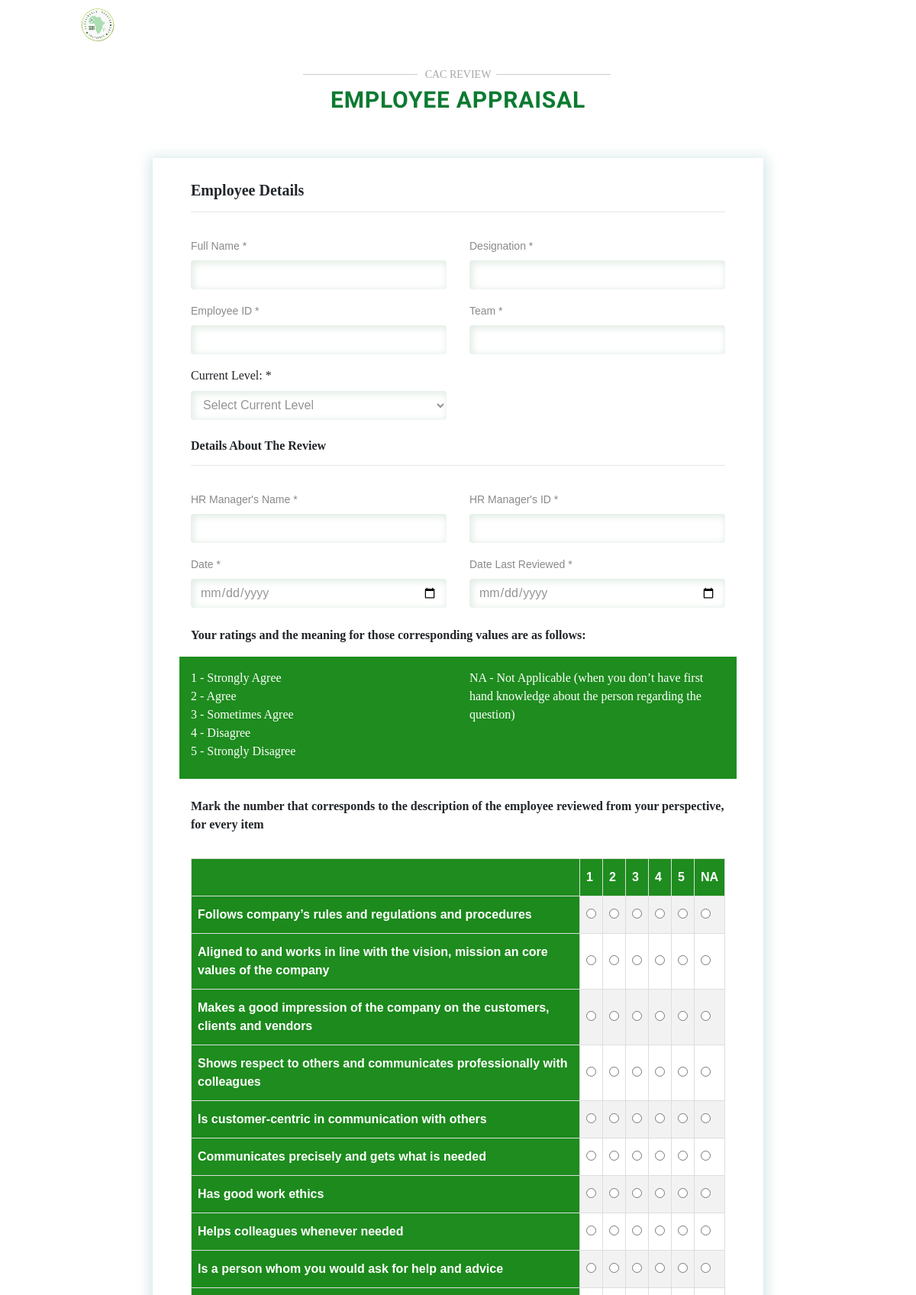
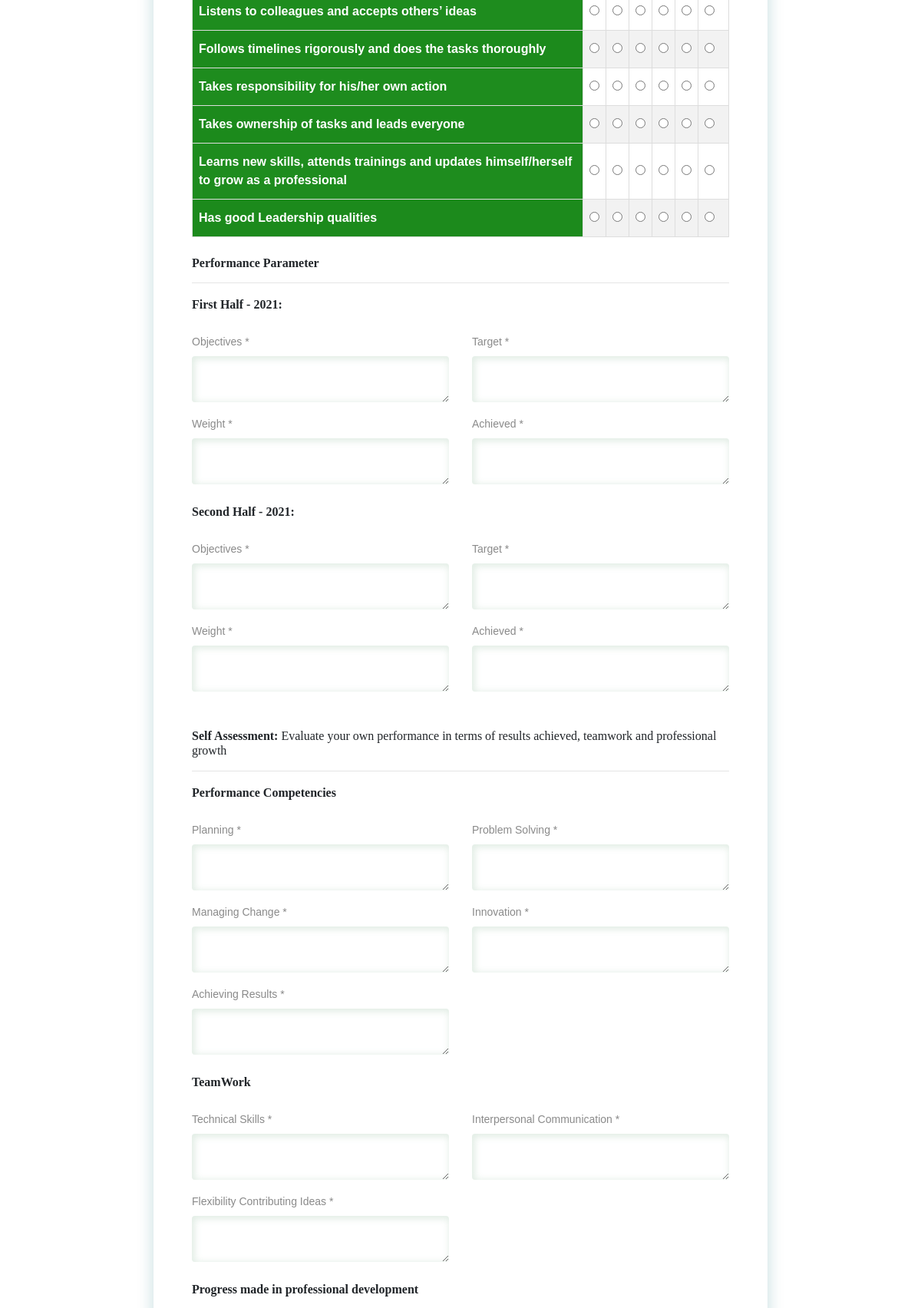
The page /staff_appr2.php (signed in, upper part) on the database its author committed (2 pictures, top to bottom).
### tables this page shows
CREATE TABLE `questions` (
  `question_id` int(100) NOT NULL,
  `name` text NOT NULL,
  `category_id` int(200) NOT NULL,
  `date_added` datetime NOT NULL
);

### functions.php (called while the page is built, shortened)
<?php
include 'dbconn.php';
function getQstcat1() {
  global $conn;
  $query = "SELECT * FROM questions WHERE category_id = '1' ";
  $exec = $conn->query($query);
  $fetch = $exec->fetchAll();
  return $fetch;
}
function getQstcat2() {
  global $conn;
  $query = "SELECT * FROM questions WHERE category_id = '2' ";
  $exec = $conn->query($query);
  $fetch = $exec->fetchAll();
  return $fetch;
}
function getQstcat3() {
  global $conn;
  $query = "SELECT * FROM questions WHERE category_id = '3' ";
  $exec = $conn->query($query);
  $fetch = $exec->fetchAll();
  return $fetch;
}
function getQstcat6() {
  global $conn;
  $query = "SELECT * FROM questions WHERE category_id = '6' ";
  $exec = $conn->query($query);
  $fetch = $exec->fetchAll();
  return $fetch;
}
function getQstcat7() {
  global $conn;
  $query = "SELECT * FROM questions WHERE category_id = '7' ";
  $exec = $conn->query($query);
  $fetch = $exec->fetchAll();
  return $fetch;
}
?>

### staff_appr2.php (the view, shortened to what this page needs)
<?php
include 'functions.php';
if(isset($_SESSION['user'])) {
?>
<!DOCTYPE html>
<html lang="en">
<head>
    <link rel="stylesheet" href="assets/css/bootstrap.min.css">
    <link rel="stylesheet" href="assets/css/animate.css">
    <link rel="stylesheet" href="assets/css/index.css">
    <link rel="stylesheet" href="assets/css/responsive.css">
    <link rel="stylesheet" href="assets/fonts/font-awesome/css/font-awesome.css">
    <link rel="stylesheet" href="assets/css/owl.carousel.min.css">
    <link rel="stylesheet" href="assets/css/owl.theme.default.min.css">
    <link rel="stylesheet" href="assets/css/hamburgers.min.css">
    <link rel="stylesheet" href="assets/css/survey.css">
</head>
<body>
    <nav class="nav navbar fixed-top top-menu menu-lg" id="menu-bar">
        <div class="col-lg-12">
            <div class="row">
                <div class="col-lg-3 col-sm-12 col-md-12">
                    <a href="index.html" class="logo">
                        <img src="assets/img/logo.png" />
                        <h6>SDI</h6>
                    </a>
                </div>
                <div class="col-lg-9 col-sm-12 col-md-12 link-container">
                    <div class="link-item">
                        <a href="index.html">home</a>
                    </div>
                    <div class="link-item">
                        <a href="#form" class="link-drop">form</a>
                    </div>
                    <div class="link-item" id="SDI">
                        <a href="#sdi">SDI <i class="fa fa-angle-down link-icon"></i></a>
                    </div>
                </div>
            </div>
        </div>
    </nav>
    <section class="mt-100 payment-box" id="form">
        <div class="header-box d-block justify-content-center w-100">
            <h6 class="sub-topic w-100">CAC REVIEW</h6>
            <div class="d-flex w-100 justify-content-center mt-3">
                <div>
                    <h6 class="header-topic">EMPLOYEE APPRAISAL</h6>
                </div>
            </div>
        </div>
        <div class="company-sub-box">
            <form action="controller.php" method="POST">
                <h5><b>Employee Details</b></h5>
                <hr>
                <div class="company-sub-txt row">
                    <div class="col-md-6 col-lg-6 col-sm-12 mt-3">
                        <label class="custom-label">Full Name *</label>
                        <input type="text" name="fname" required class="form-control custom-input">
                    </div>
                    <div class="col-md-6 col-lg-6 col-sm-12 mt-3">
                        <label class="custom-label">Designation *</label>
                        <input type="text" name="designation" required class="form-control custom-input">
                    </div>
                    <div class="col-md-6 col-lg-6 col-sm-12 mt-3">
                        <label class="custom-label">Employee ID *</label>
                        <input type="text" name="employee_idn" required class="form-control custom-input">
                    </div>
                    <div class="col-md-6 col-lg-6 col-sm-12 mt-3">
                        <label class="custom-label">Team *</label>
                        <input type="text" name="team" required class="form-control custom-input">
                    </div>
                    <div class="col-md-6 col-lg-6 col-sm-12 mt-3">
                        <label>Current Level: *</label><br>
                        <select name="current_level" class="form-control custom-input">
                            <option>Select Current Level</option>
                        </select>
                    </div>
                </div>
                <br>
                <h6><b>Details About The Review</b></h6>
                <hr>
                <div class="company-sub-txt row">
                    <div class="col-md-6 col-lg-6 col-sm-12 mt-3">
                        <label class="custom-label">HR Manager's Name *</label>
                        <input type="text" name="manager_name" required class="form-control custom-input">
                    </div>
                    <div class="col-md-6 col-lg-6 col-sm-12 mt-3">
                        <label class="custom-label">HR Manager's ID *</label>
                        <input type="text" name="manager_idn" required class="form-control custom-input">
                    </div>
                    <div class="col-md-6 col-lg-6 col-sm-12 mt-3">
                        <label class="custom-label">Date *</label>
                        <input type="date" name="date" required class="form-control custom-input">
                    </div>
                    <div class="col-md-6 col-lg-6 col-sm-12 mt-3">
                        <label class="custom-label">Date Last Reviewed *</label>
                        <input type="date" name="dlr" required class="form-control custom-input">
                    </div>
                </div>
                <br>
                <p><b>Your ratings and the meaning for those corresponding values are as follows:</b></p>
                <div class="company-sub-txt row" style="background-color: #037e03e3; color: white;">
                    <div class="col-md-6 col-lg-6 col-sm-12 mt-3">
                        1 - Strongly Agree <br>
                        2 - Agree <br>
                        3 - Sometimes Agree<br>
                        4 - Disagree<br>
                        5 - Strongly Disagree<br><br>
                    </div>
                    <div class="col-md-6 col-lg-6 col-sm-12 mt-3">
                            NA - Not Applicable (when you don’t have
                            first hand knowledge about the person
                            regarding the question)
                    </div> <br>
                </div>
                <br>
                <p>
                    <b>
                        Mark the number that corresponds to the description of the employee reviewed from your
                        perspective, for every item
                    </b>
                </p>
                <div class="company-sub-txt row">
                    <div class="col-md-12 col-lg-12 col-sm-12 mt-3">
                        <table id="staff">
                            <tr>
                              <th></th>
                              <th>1</th>
                              <th>2</th>
                              <th>3</th>
                              <th>4</th>
                              <th>5</th>
                              <th>NA</th>
                            </tr>
                            <?php
                                $qst = getQstcat1();
                                foreach ($qst as $value) {
                                             ?>
                            <tr>
                                <th>
                                <?php echo $value['name'];?>
                                </th>
                                <td>
                                    <input type="radio" name="response[<?php echo $value['question_id'] ?>]" value="Strongly Agree">
                                </td>
                                <td>
                                    <input type="radio" name="response[<?php echo $value['question_id'] ?>]" value="Agree">
                                </td>
                                <td>
                                    <input type="radio" name="response[<?php echo $value['question_id'] ?>]" value="Sometimes Agree">
                                </td>
                                <td>
                                    <input type="radio" name="response[<?php echo $value['question_id'] ?>]" value="Disagree">
                                </td>
                                <td>
                                    <input type="radio" name="response[<?php echo $value['question_id'] ?>]" value="Strongly Disagree">
                                </td>
                                <td>
                                    <input type="radio" name="response[<?php echo $value['question_id'] ?>]" value="Not Applicable">
                                </td>
                            </tr>
                            <?php }?>
                          </table>
                    </div>
                </div>
                <br>
                <h6><b>Performance Parameter</b></h6>
                <hr>
                <label><b>First Half - 2021:</b></label>
                <div class="company-sub-txt row">
                    <?php
                        $qst = getQstcat6();
                        foreach ($qst as $value) {
                    ?>
                    <div class="col-md-6 col-lg-6 col-sm-12 mt-3">
                        <label class="custom-label"><?php echo $value['name'];?> *</label>
                        <textarea name="response[<?php echo $value['question_id'] ?>]" required class="form-control custom-input"></textarea>
                    </div>
                    <?php }?>
                </div>
                <br>
                <label><b>Second Half - 2021:</b></label>
                <div class="company-sub-txt row">
                    <?php
                        $qst = getQstcat7();
                        foreach ($qst as $value) {
                    ?>
                    <div class="col-md-6 col-lg-6 col-sm-12 mt-3">
                        <label class="custom-label"><?php echo $value['name'];?> *</label>
                        <textarea name="response[<?php echo $value['question_id'] ?>]" required class="form-control custom-input"></textarea>
                    </div>
                    <?php }?>
                </div>
                <br>
                <br>
                <h6><b>Self Assessment:</b> Evaluate your own performance in terms of results achieved, teamwork and professional growth</h6>
                <hr>
                <label><b>Performance Competencies</b></label>
                <div class="company-sub-txt row">
                    <?php
                        $qst = getQstcat2();
                        foreach ($qst as $value) {
                    ?>
                    <div class="col-md-6 col-lg-6 col-sm-12 mt-3">
                        <label class="custom-label"><?php echo $value['name'];?> *</label>
                        <textarea name="response[<?php echo $value['question_id'] ?>]" required class="form-control custom-input"></textarea>
                    </div>
                    <?php }?>
                </div>
                <br>
                <label><b>TeamWork</b></label>
                <div class="company-sub-txt row">
                    <?php
                        $qst = getQstcat3();
                        foreach ($qst as $value) {
                    ?>
                    <div class="col-md-6 col-lg-6 col-sm-12 mt-3">
                        <label class="custom-label"><?php echo $value['name'];?> *</label>
                        <textarea name="response[<?php echo $value['question_id'] ?>]" required class="form-control custom-input"></textarea>
                    </div>
                    <?php }?>
                </div>
                <br>
                <label><b>Progress made in professional development</b></label>
                <div class="company-sub-txt row">
                </div>
            </form>
        </div>
    </section>
</body>
</html>
<?php }else{ ?>
<?php header('location: login.php');?>
<?php }?>

### assets/css/index.css (style rules this page uses)
body, html { font-family: century gothic !important; scroll-behavior: smooth !important }
* { list-style: none; }
a { color: inherit !important; list-style: none; outline: none !important }
.mt-100 { margin-top: 100px }
.top-menu { transition-duration: .3s }
.top-menu .row { margin-top: -10px !important; }
.logo { width: 100%; height: auto; padding: 10px; display: flex; justify-content: center; text-decoration: none !important }
.logo img { height: 50px; margin-right: 20px }
.logo h6 { color: white; text-transform: uppercase; font-size: 20px; margin-top: 13px; text-align: center; font-weight: bold; letter-spacing: 5px }
.link-container { display: flex; justify-content: center; }
.link-item { margin-top: 18px; text-transform: uppercase; color: white; margin-left: 7%; font-size: 15px; cursor: pointer; font-weight: bold; transition-duration: .25s }
.link-item a { text-decoration: none; cursor: pointer; }
.link-icon { margin-left: 10px }
.sub-topic { color: #a8a8a8; font-size: 14px; text-transform: uppercase; margin-top: -30px; text-align: center }
.sub-topic::before { content: ''; height: 1px; width: 150px; position: absolute; background: #ccc; margin-left: -160px; margin-top: 7px }
.sub-topic::after { content: ''; height: 1px; width: 150px; position: absolute; background: #ccc; margin-left: 7px; margin-top: 7px }
.header-topic { margin-right: 5px; margin-left: 5px; font-family: 'Oxanium'; font-size: 30px; color: #0c7a31; text-transform: uppercase; font-weight: bold; letter-spacing: .8px; margin-top: -10px; text-align: center }
input { transition: 0.3s ease; padding-top: 10px; }
.company-sub-box { padding: 30px 50px; background: #fff; }
.payment-box { padding: 20px 200px }
.company-sub-box { background: #fff; box-shadow: 0px 3px 16px 4px rgba(22, 115, 127, 0.18); margin: 50px 0px }

### assets/css/survey.css (style rules this page uses)
*, *:after, *:before { box-sizing: border-box; }

### staff_appr2.php (style rules this page uses)
#staff { font-family: Arial, Helvetica, sans-serif; border-collapse: collapse; width: 100%; }
#staff td, #staff th { border: 1px solid #ddd; padding: 8px; }
#staff tr:nth-child(even) { background-color: #f2f2f2; }
#staff th { padding-top: 12px; padding-bottom: 12px; text-align: left; background-color: #037e03e3; color: white; }
.custom-input { border: 0px; box-shadow: inset 2px 2px 8px 2px rgba(160, 196, 171, 0.308); font-family: arial; color: #949494 !important; transition: all .3s ease }
.custom-label { font-family: arial; font-size: 14px; color: #8a8a8a; }

### rows shown on the page
questions: name "Follows company’s rules and regulations and procedures"
questions: name "Aligned to and works in line with the vision, mission an core values of the company"
questions: name "Makes a good impression of the company on the customers, clients and vendors"
questions: name "Shows respect to others and communicates professionally with colleagues"
questions: name "Is customer-centric in communication with others"
questions: name "Communicates precisely and gets what is needed"
questions: name "Has good work ethics"
questions: name "Helps colleagues whenever needed"
questions: name "Is a person whom you would ask for help and advice"
questions: name "Listens to colleagues and accepts others’ ideas"
questions: name "Follows timelines rigorously and does the tasks thoroughly"
questions: name "Takes responsibility for his/her own action"
questions: name "Takes ownership of tasks and leads everyone"
questions: name "Learns new skills, attends trainings and updates himself/herself to grow as a professional"
questions: name "Has good Leadership qualities"
questions: name "Objectives"
questions: name "Target"
questions: name "Weight"
questions: name "Achieved"
questions: name "Objectives"
questions: name "Target"
questions: name "Weight"
questions: name "Achieved"
questions: name "Planning"
questions: name "Problem Solving"
questions: name "Managing Change"
questions: name "Innovation"
questions: name "Achieving Results"
questions: name "Technical Skills"
questions: name "Interpersonal Communication"
questions: name "Flexibility Contributing Ideas"
